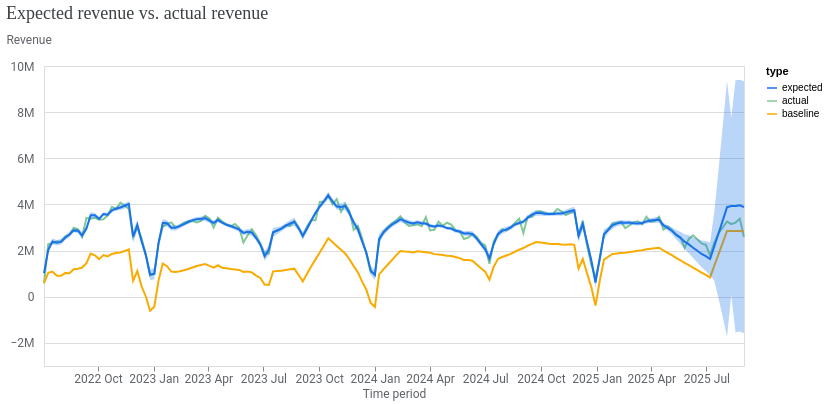

The notebook cell this image was saved under:
### Code cell
model_fit = visualizer.ModelFit(mmm)
model_fit.plot_model_fit()

### Figure 1 — Vega-Lite specification as saved in the notebook (floating-point values rounded to 4 significant figures; data arrays with more than 128 entries replaced by an {"elided": "..."} marker saying what was removed)
{"config": {"view": {"continuousWidth": 300, "continuousHeight": 300}, "axis": {"labelColor": "#5F6368", "labelFont": "Roboto", "labelFontSize": 12, "titleColor": "#5F6368", "titleFont": "Roboto", "titleFontSize": 12, "titleFontWeight": "normal"}}, "layer": [{"mark": {"type": "line"}, "encoding": {"color": {"field": "type", "scale": {"domain": ["expected", "actual", "baseline"], "range": ["#1A73E8", "#81C995", "#F9AB00"]}, "type": "nominal"}, "x": {"axis": {"domainColor": "#DADCE0", "format": "%Y %b", "grid": false, "tickCount": 8}, "field": "time", "title": "Time period", "type": "temporal"}, "y": {"axis": {"domain": false, "labelExpr": "replace(format(datum.value, '.3~s'), 'G', 'B')", "labelPadding": 10, "tickCount": 5, "ticks": false, "titleAlign": "left", "titleAngle": 0, "titleY": -20}, "field": "mean", "title": "Revenue", "type": "quantitative"}}}, {"mark": {"type": "rule", "opacity": 0}, "encoding": {"opacity": {"condition": {"param": "param_daae7590cf6ce0e8", "value": 0.3, "empty": false}, "value": 0}, "tooltip": [{"field": "time", "title": "Time period", "type": "temporal"}, {"field": "expected", "format": ",.0f", "title": "Expected", "type": "quantitative"}, {"field": "actual", "format": ",.0f", "title": "Actual", "type": "quantitative"}, {"field": "baseline", "format": ",.0f", "title": "Baseline", "type": "quantitative"}], "x": {"field": "time", "type": "temporal"}}, "name": "view_38fd411c8a5b0273_1", "transform": [{"pivot": "type", "value": "mean", "groupby": ["time"]}]}, {"mark": {"type": "circle", "filled": false, "size": 36}, "encoding": {"color": {"field": "type", "legend": null, "scale": {"domain": ["expected", "actual", "baseline"], "range": ["#1A73E8", "#81C995", "#F9AB00"]}, "type": "nominal"}, "opacity": {"condition": {"param": "param_daae7590cf6ce0e8", "value": 1, "empty": false}, "value": 0}, "x": {"field": "time", "type": "temporal"}, "y": {"field": "mean", "type": "quantitative"}}}, {"mark": {"type": "area", "opacity": 0.3}, "encoding": {"color": {"field": "type", "legend": null, "scale": {"domain": ["expected"], "range": ["#1A73E8"]}, "type": "nominal"}, "x": {"field": "time", "type": "temporal"}, "y": {"field": "ci_hi", "type": "quantitative"}, "y2": {"field": "ci_lo"}}}], "data": {"name": "data-8d273cb955d2f2b82bd951d028900f33"}, "params": [{"name": "param_daae7590cf6ce0e8", "select": {"type": "point", "clear": "pointerout", "fields": ["time"], "nearest": true, "on": "pointerover"}, "views": ["view_38fd411c8a5b0273_1"]}], "resolve": {"scale": {"color": "independent"}}, "title": {"text": "Expected revenue vs. actual revenue", "anchor": "start", "color": "#3C4043", "font": "Google Sans Display", "fontSize": 18, "fontWeight": "normal", "offset": 10}, "width": 700, "$schema": "https://vega.github.io/schema/vega-lite/v6.1.0.json", "datasets": {"data-8d273cb955d2f2b82bd951d028900f33": {"elided": "498 records"}}}
